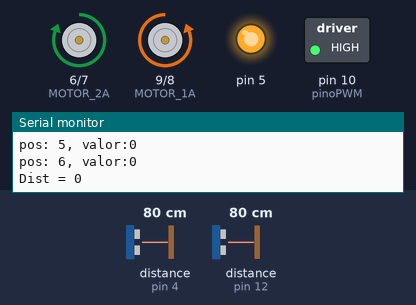
The sketch below on a simulated Arduino Leonardo, built with avr-gcc and run on an emulated ATmega32U4. Shown: motor-driver pin pairs drawn as motors (green arrow = first pin HIGH = forward, orange = second pin HIGH = backward, longer = more drive), switched loads named in the sketch (green lamp = pin HIGH), output pins drawn as LEDs (lit = HIGH), the last lines printed to the serial monitor. Inputs (shaded band) come from the test bench; at power-on: distance to the obstacle (sensors on pin 4, pin 12) 80 cm. The echo pulse lasts 58.3 µs per cm.

Above: at 1.2 s.
1.3 s: distance to the obstacle (sensor on pin 4) set to 32 cm
2.8 s: distance to the obstacle (sensor on pin 4) set to 26 cm
At 3.4 s:
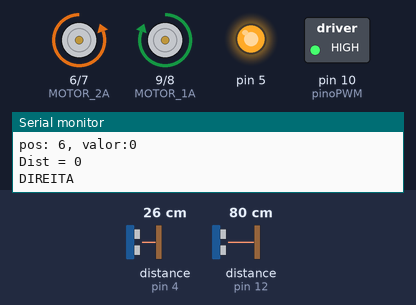
4.4 s: distance to the obstacle (sensor on pin 12) set to 32 cm
5.9 s: distance to the obstacle (sensor on pin 12) set to 26 cm
At 6.8 s:
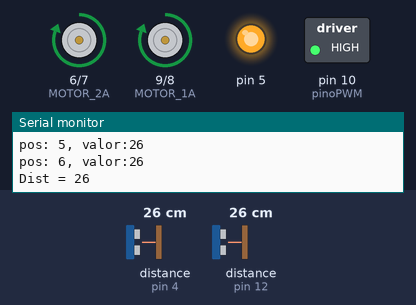
7.7 s: distance to the obstacle (sensor on pin 12) set to 35 cm
At 8.8 s:
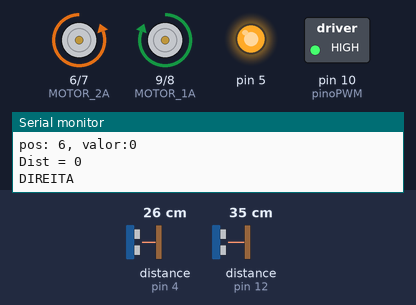
9.4 s: distance to the obstacle (sensor on pin 12) set to 4 cm
At 10.1 s:
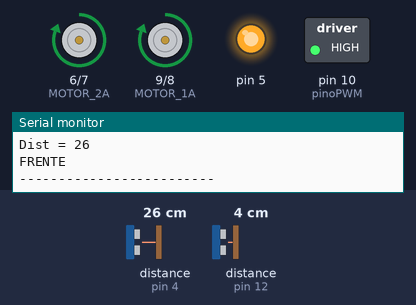
Timing chart, 0 to 12.2 s (numbered marks = the images above; inputs shaded):
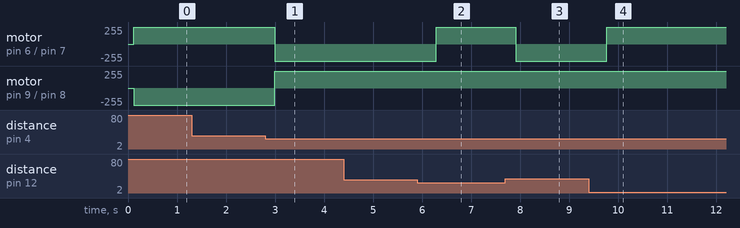

The sketch:

Codigo_GERaldo.ino
```cpp
#include <NewPing.h>

/* Codigo fonte do robo GERaldo para o TJR-2016.
 * Autores:
 *          Leonardo Alves de Melo
 *          Marcelo Martimiano Junior
 *          Paulo Grego
 *          Beatriz Sechin Zazulla.
 *          Bruno Eduardo Santos de Oliveira
 * GER - Grupo de Estudos em Robótica da Unicamp.
 */

/* As pinagens para o arduino estão com cores deacordo com os jumpers
 *  5V             -  VERMELHO
 *  GND            -  MARROM
 *  IMPUT          - LARANJA , LARANJA E BRANCO
 *  PWM            - VERDE, VERDE E BRANCO
 *  ECHO E TRIGGER - AZUL , AZUL E BRANCO
 */

#define MOTOR_1A 9      // Laranja
#define MOTOR_1B 8     //  Laranja
#define PWM_1 10       //   Verde

#define MOTOR_2A 6     // Laranja e Branco
#define MOTOR_2B 7    //  Laranja e Branco
#define PWM_2 5     //   Verde e Branco

#define WAIT 5000     //Constante de tempo
#define VALOR_PWM 255 //Valor
#define TEMPO_DE_GIRO 200 // 1000 = aprox 90 graus

// Sensor Frontal
#define TRIG_F 11     // Azul
#define ECHO_F 12    //  Azul

// Sensor lateral
#define TRIG_D 3  // Azul e Branco
#define ECHO_D 4  //  Azul e Branco

#define TEMPO_DELAY 5

#define MAX_DIST 30

// Tamanho do vetor
#define TAM_VETOR 7

#define FRENTE HIGH
#define TRAS LOW

typedef struct motor{
  int pinoA, pinoB, pinoPWM;
} Motor;

Motor motorEsq, motorDir;

NewPing sensor_frontal(TRIG_F, ECHO_F, MAX_DIST);
NewPing sensor_lateral(TRIG_D, ECHO_D, MAX_DIST);

// vetor de leituras
// tirar mediana
// dica: não usar um for no loop
// por isso essa variável é global
// a implementação é circular
// outra dica é entregar outro vetor para a ordenação
int leituras_frontal[TAM_VETOR], i = 0, leituras_lateral[TAM_VETOR], j = 0;

void inicializa_motores();
void inicializa_sensores();
void controlaMotor(Motor motorControlado, boolean sentido);
void frente();
void tras();
void esquerda();
void direita();
void freia();
int  mediana(int* v);
void insertion_sort(int* array, int tamanho) ;
bool leitura_sensor(NewPing sensor, char id);

void setup()
{
  inicializa_motores();
  inicializa_sensores();

  Serial.begin(115200);
}


// retorna 1 se acha algo no intervalo
// retorna 0 se nao houver leitura ou for maior ou igual a distancia maxima
bool leitura_sensor(NewPing sensor, char id[]){
  unsigned int leituras[TAM_VETOR], aux[TAM_VETOR];

  for(int i=0; i<TAM_VETOR; i++){
    leituras[i] = sensor.ping_cm();
    delay(TEMPO_DELAY);
  }

  Serial.print("SENSOR ");
  Serial.println(id);
  // copia do vetor frontal para o auxiliar frontal
  for(int l = 0; l < TAM_VETOR; l++)
  {
    aux[l] = leituras[l];
    Serial.print("pos: ");
    Serial.print(l);
    Serial.print(", valor:");
    Serial.println(aux[l]);
  }

  // retira a mediana
  int dist = mediana(aux);

  Serial.print("Dist = ");
  Serial.println(dist);

  if(0 < dist && dist < MAX_DIST)
  {
    return 1;
  }
  return 0;


}
void loop()
{
  int dist_frontal, dist_lateral, aux_frontal[TAM_VETOR], aux_lateral[TAM_VETOR], l;
//
//  // implementação circular - leitura dos dois sensores
//  leituras_frontal[i % TAM_VETOR] = sensor_frontal.ping_cm();
//  leituras_lateral[j % TAM_VETOR] = sensor_lateral.ping_cm();

  bool estadoFrente = leitura_sensor(sensor_frontal, "FRENTE");
  bool estadoDireita = leitura_sensor(sensor_lateral, "DIREITA");


  if (estadoFrente && !estadoDireita)
  {
    Serial.println("FRENTE");
    frente();
  }
  else if( !estadoFrente && !estadoDireita)
  {
    Serial.println("ESQUERDA");
    esquerda();
  }
  // le apenas o sensor lateral
  else if (!estadoFrente && estadoDireita)
  {
    Serial.println("DIREITA");
    while(!(estadoFrente = leitura_sensor(sensor_frontal, "FRENTE"))){
      direita();
      Serial.println("DIREITA");
    }
    delay(TEMPO_DE_GIRO);
  }
  else if (estadoFrente && estadoDireita)
  {
    Serial.println("FRENTE");
    frente();
  }
   Serial.println("-------------------------");


}

void inicializa_motores()
{
  motorEsq.pinoA = MOTOR_1A;
  motorEsq.pinoB = MOTOR_1B;
  motorEsq.pinoPWM = PWM_1;

  motorDir.pinoA = MOTOR_2A;
  motorDir.pinoB = MOTOR_2B;
  motorDir.pinoPWM = PWM_2;

  pinMode(motorEsq.pinoA, OUTPUT);
  pinMode(motorEsq.pinoB, OUTPUT);
  pinMode(motorEsq.pinoPWM, OUTPUT);

  pinMode(motorDir.pinoA, OUTPUT);
  pinMode(motorDir.pinoB, OUTPUT);
  pinMode(motorDir.pinoPWM, OUTPUT);

  analogWrite (motorEsq.pinoPWM, VALOR_PWM);
  analogWrite (motorDir.pinoPWM, VALOR_PWM);
}

void inicializa_sensores()
{

}

void controlaMotor(Motor motorControlado, boolean sentido){
  digitalWrite(motorControlado.pinoA, sentido);
  digitalWrite(motorControlado.pinoB, !(sentido));
}

void frente()
{
  controlaMotor(motorEsq, FRENTE);

  controlaMotor(motorDir, FRENTE);
}

void tras()
{
  controlaMotor(motorEsq, TRAS);

  controlaMotor(motorDir, TRAS);
}

void esquerda()
{
  controlaMotor(motorEsq, TRAS);

  controlaMotor(motorDir, FRENTE);

//  delay(TEMPO_DE_GIRO);
}

void direita()
{
  controlaMotor(motorEsq, FRENTE);

  controlaMotor(motorDir, TRAS);

 // delay(TEMPO_DE_GIRO);
}

void freia()
{
  digitalWrite(MOTOR_1A, LOW);
  digitalWrite(MOTOR_1B, LOW);

  digitalWrite(MOTOR_2A, LOW);
  digitalWrite(MOTOR_2B, LOW);
}

int mediana(int* v)
{
  // ordenacao dos dados
  insertion_sort(v, TAM_VETOR);

  // tomada da mediana
 return v[(int)TAM_VETOR/2];
}

// custo baixo com vetores quase ordenados
void insertion_sort(int* array, int tamanho)
{
  int i, j, tmp;
  for (i = 1; i < tamanho; i++)
  {
    j = i;
    while (j > 0 && array[j - 1] > array[j])
    {
      tmp = array[j];
      array[j] = array[j - 1];
      array[j - 1] = tmp;
      j--;
    }
  }
}
```

Measured:
- the behaviour switches between 30 and 29 cm on distance to the obstacle (sensor on pin 4) (found by bisection; images 0 and 1)
- the behaviour switches between 30 and 29 cm on distance to the obstacle (sensor on pin 12) (found by bisection; images 1 and 2)
- after the input at 2.8 s, motor on pin 6 (MOTOR_2A) / pin 7 (MOTOR_2B): forward 255/255 → backward 255/255 after 0.19 s; motor on pin 9 (MOTOR_1A) / pin 8 (MOTOR_1B): backward 255/255 → forward 255/255 after 0.19 s
- after the input at 5.9 s, motor on pin 6 (MOTOR_2A) / pin 7 (MOTOR_2B): backward 255/255 → forward 255/255 after 0.39 s
- after the input at 7.7 s, motor on pin 6 (MOTOR_2A) / pin 7 (MOTOR_2B): forward 255/255 → backward 255/255 after 0.21 s
- after the input at 9.4 s, motor on pin 6 (MOTOR_2A) / pin 7 (MOTOR_2B): backward 255/255 → forward 255/255 after 0.37 s
